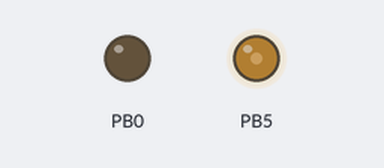
A program run on a simulated ATmega128, built with avr-gcc and emulated at 16 MHz (the files do not name the chip). On the bench: output pins drawn as LEDs (lit = HIGH). At 0.0 s the program stops and its outputs stay as they are.

Above: at 0.1 s.
Timing chart, 0 to 1.5 s (numbered marks = the images above):
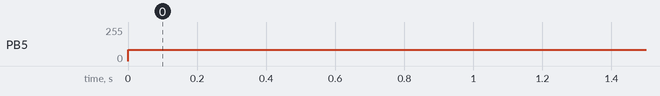

The program:

main.cpp
```cpp
/*
 * PWM_32u4.cpp
 *
 * Created: 12/03/2024 14:28:04
 * Author : Luis Mi CONTROLLIUM
 */

#include <avr/io.h>
#include <util/delay.h>
#define F_CPU 16000000ul

void PWM_init(uint8_t pin) {
    // Configurar el pin como salida para PWM según el pin pasado como parámetro
    if (pin == 3) {
        DDRE |= (1 << DDE6); // PE6
    } else if (pin == 5) {
        DDRE |= (1 << DDE2); // PE2
    } else if (pin == 6) {
        DDRD |= (1 << DDD7); // PD7
    } else if (pin == 9) {
        DDRB |= (1 << DDB5); // PB5
    } else if (pin == 10) {
        DDRB |= (1 << DDB6); // PB6
    } else if (pin == 11) {
        DDRB |= (1 << DDB7); // PB7
    }

    // Configurar el Timer1 para el modo PWM de 8 bits
    TCCR1A |= (1 << COM1A1) | (1 << COM1B1) | (1 << WGM10);
    TCCR1B |= (1 << WGM12) | (1 << CS10);  // Prescaler 1
}

void PWM_setDutyCycle(uint8_t pin, uint8_t dutyCycle) {
    // Establecer el ciclo de trabajo para el PWM en el pin especificado
    if (pin == 3) {
        OCR1A = dutyCycle;
    } else if (pin == 5) {
        OCR1A = dutyCycle;
    } else if (pin == 6) {
        OCR1A = dutyCycle;
    } else if (pin == 9) {
        OCR1A = dutyCycle;
    } else if (pin == 10) {
        OCR1B = dutyCycle;
    } else if (pin == 11) {
        OCR1B = dutyCycle;
    }
}

int main(void)
{

	DDRB|=(1<<PINB0);


	PWM_init(9);
	PWM_setDutyCycle(9,86);
    while (1)
    {

    }
}
```

Measured:
- by itself, PB5: 0/255 → 86/255 at 0.00 s
